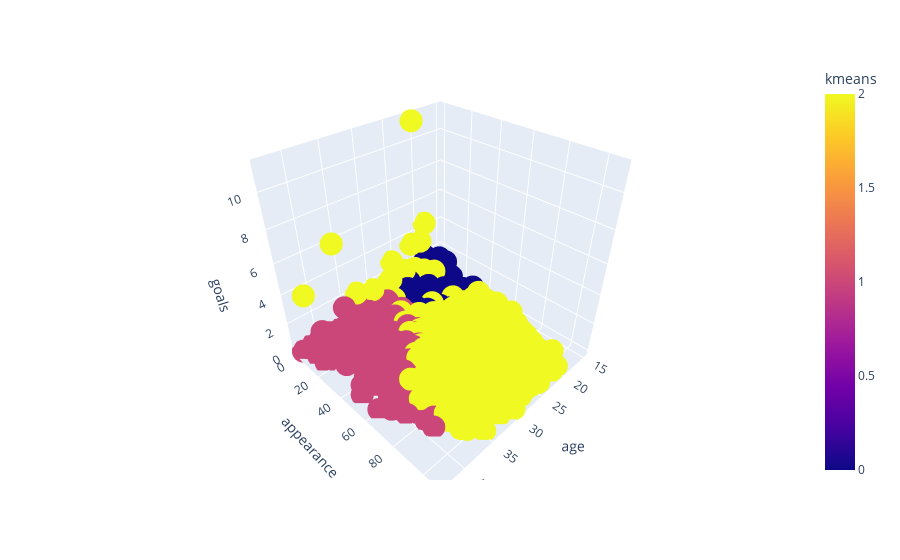

This figure's notebook cell:
### Code cell
import plotly
import plotly.express as px

fig = px.scatter_3d(X, x='age', y='appearance', z='goals',
              color='kmeans')
fig.show()

### Figure 1 — Plotly figure (JSON) as saved in the notebook; plotly's stock layout.template omitted (floating-point values rounded to 4 significant figures; data arrays with more than 128 entries replaced by an {"elided": "..."} marker saying what was removed)
{"data": [{"hovertemplate": "age=%{x}<br>appearance=%{y}<br>goals=%{z}<br>kmeans=%{marker.color}<extra></extra>", "legendgroup": "", "marker": {"color": {"elided": "10754 int values"}, "coloraxis": "coloraxis", "symbol": "circle"}, "mode": "markers", "name": "", "scene": "scene", "showlegend": false, "type": "scatter3d", "x": {"elided": "10754 float values"}, "y": {"elided": "10754 int values"}, "z": {"elided": "10754 float values"}}], "layout": {"coloraxis": {"colorbar": {"title": {"text": "kmeans"}}, "colorscale": [[0, "#0d0887"], [0.1111, "#46039f"], [0.2222, "#7201a8"], [0.3333, "#9c179e"], [0.4444, "#bd3786"], [0.5556, "#d8576b"], [0.6667, "#ed7953"], [0.7778, "#fb9f3a"], [0.8889, "#fdca26"], [1, "#f0f921"]]}, "legend": {"tracegroupgap": 0}, "margin": {"t": 60}, "scene": {"domain": {"x": [0, 1], "y": [0, 1]}, "xaxis": {"title": {"text": "age"}}, "yaxis": {"title": {"text": "appearance"}}, "zaxis": {"title": {"text": "goals"}}}}}
